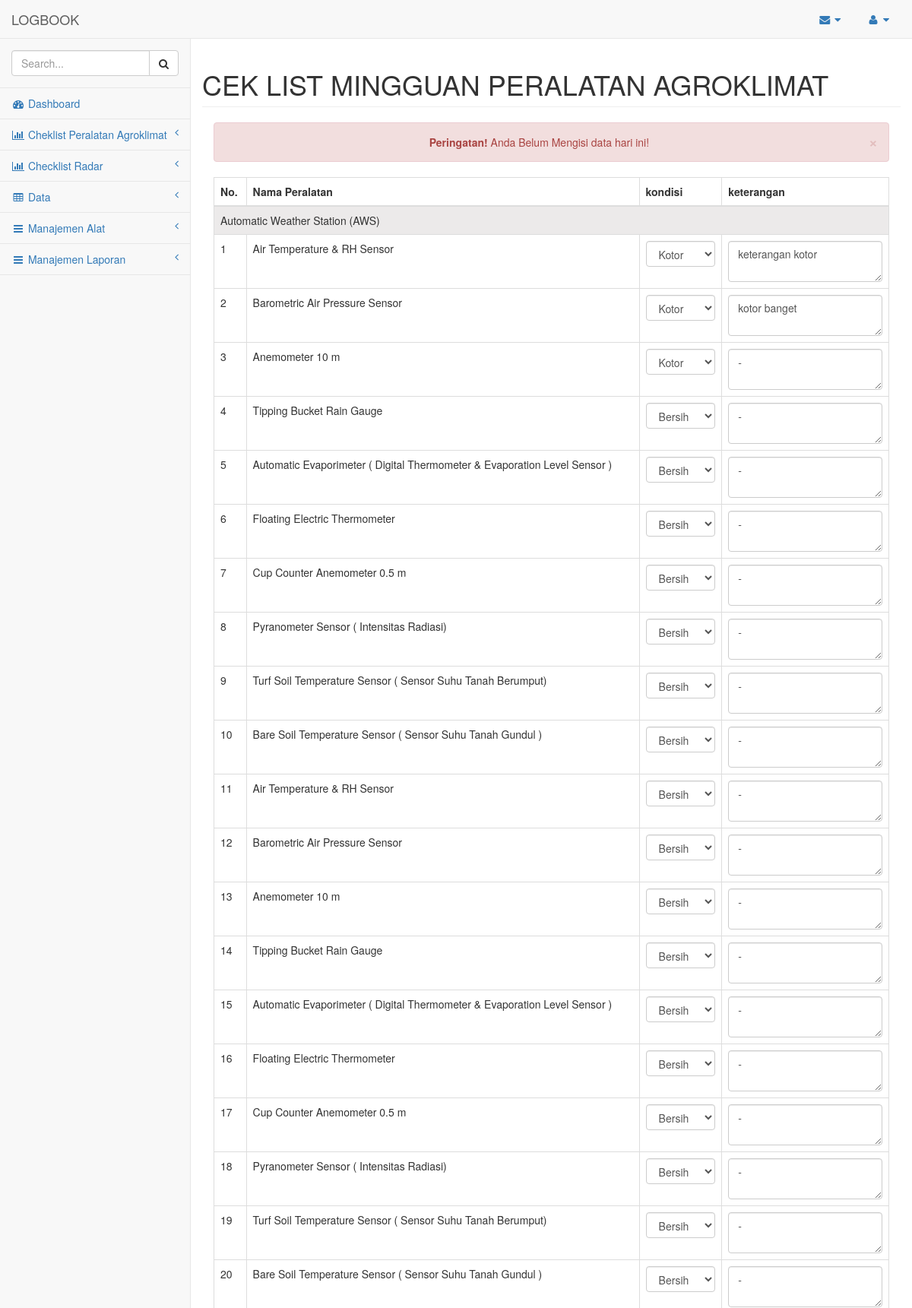
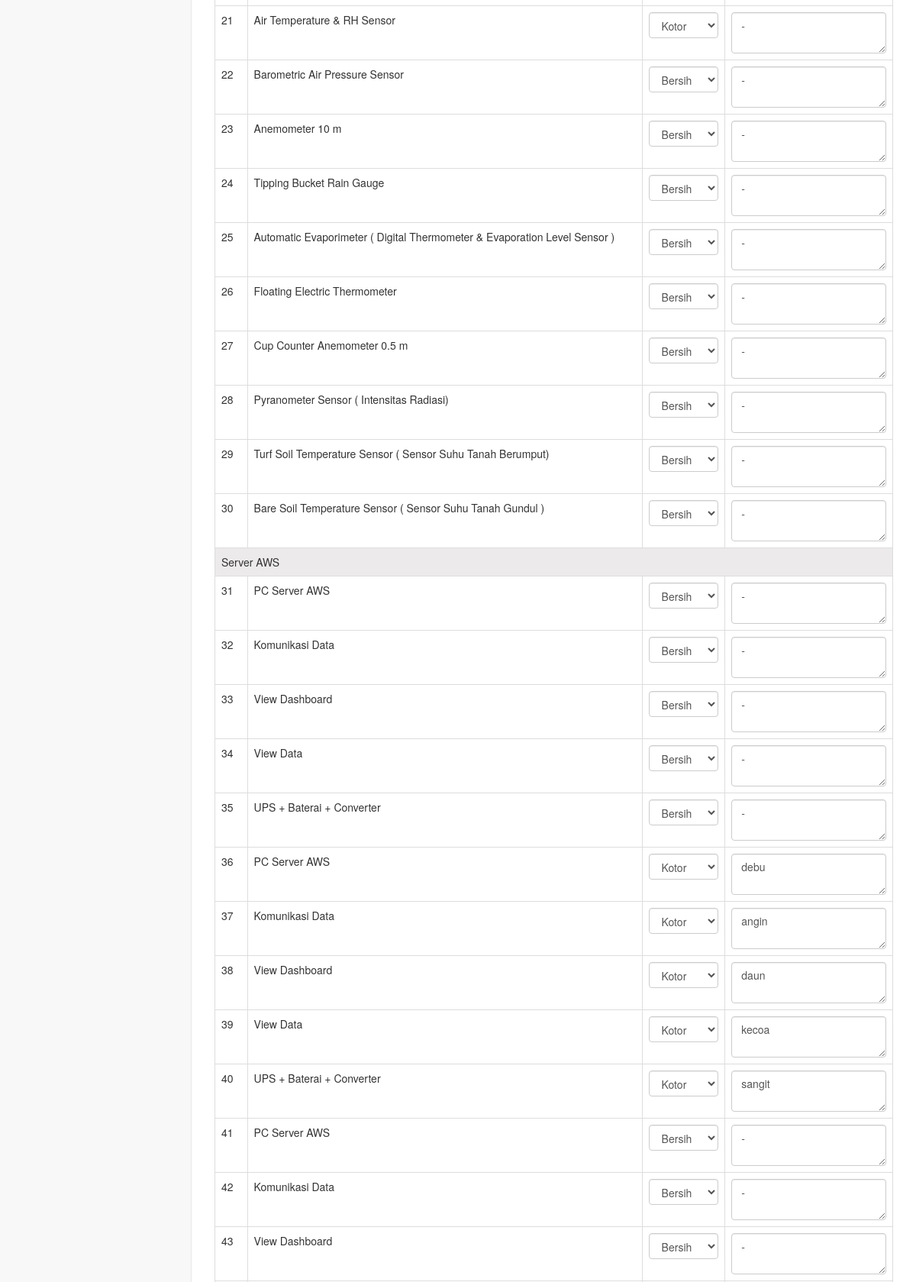
The app's page /index.php/admin/cek/mingguan (upper part) with its own data (2 pictures, top to bottom).
### tables this page shows
CREATE TABLE `kategori` (
  `id_kategori` int(100) NOT NULL,
  `nama_kategori` varchar(100) NOT NULL
);

CREATE TABLE `kondisi` (
  `id_kondisi` int(100) NOT NULL,
  `id_alat` int(100) NOT NULL,
  `tanggal` date NOT NULL,
  `kondisi` varchar(255) NOT NULL,
  `keterangan` varchar(255) NOT NULL
);

CREATE TABLE `alat` (
  `id_alat` int(100) NOT NULL,
  `id_kategori` int(100) NOT NULL,
  `nama_alat` varchar(255) NOT NULL,
  `keterangan` varchar(255) NOT NULL
);

### application/controllers/Admin.php (called while the page is built, shortened)
<?php
class Admin extends CI_Controller {
	public function __construct(){
        $this->load->model('m_logbook');
        $this->load->helper('url');
        $this->load->library('session');
    }
	public function cek($data){
		$data1['halo'] = $this->m_logbook->cekToday();
		$data1['haloradar'] = $this->m_logbook->cekTodayRadar();
		$kategori = "kategori";
		$kategoriradar = "kategoriradar";
		$alat = "alat";
		$radar = "radar";
		$data1['pembacaan'] = $this->m_logbook->getWhere('pembacaan', array('tanggal' => date('Y-m-d')));
		$data1['radar'] = $this->m_logbook->get($radar);
		$data1['pembacaanjoin'] = $this->m_logbook->pembacaanJoin();
		$data1['kategori'] = $this->m_logbook->get($kategori);
		$data1['operasi'] = $this->m_logbook->getWhere('operasi', array('tanggal' => date('Y-m-d')));
		$data1['operasijoin'] = $this->m_logbook->operasiJoin();
		$data1['operasijoin3'] = $this->m_logbook->operasijoin3();
		$data1['joinradar'] = $this->m_logbook->joinradar();
		$data1['alat'] = $this->m_logbook->get($alat);
		$data1['kategoriradar'] = $this->m_logbook->get($kategoriradar);
		$data1['kategoriradar'] = $this->m_logbook->getKategoriRadar();
		$data1['radar'] = $this->m_logbook->get('radar');
		$data1['kategorialat'] = $this->m_logbook->getKategoriAlat();
		$this->load->view('admin/header');
		$this->load->view('admin/cek/'.$data, $data1);
		$this->load->view('admin/footer');
	}
}

### index.php (called while the page is built, shortened)
<?php
require_once BASEPATH.'core/CodeIgniter.php';

### application/models/M_logbook.php (called while the page is built, shortened)
<?php if ( ! defined('BASEPATH')) exit('No direct script access allowed');
	class M_logbook extends CI_Model{
		function get($table){
			$query = $this->db->get($table);
			return $query->result();
		}
		function operasiJoin3(){
			$query = $this->db->query("SELECT k.id_kondisi, k.kondisi, k.id_alat, a.id_kategori, k.tanggal, k.keterangan, a.nama_alat FROM kondisi k INNER JOIN alat a ON k.id_alat = a.id_alat");
			return $query->result();
		}
}
?>

### application/views/admin/cek/mingguan.php (the view, shortened to what this page needs)
<div id="page-wrapper">
  <div class="row">
    <div class="col-lg">
      <h1 class="page-header">CEK LIST MINGGUAN PERALATAN AGROKLIMAT</h1>
    </div>
  </div>
  <div class="row" align="center">
    <div class="col-lg-12">
      <?php
      echo $this->session->flashdata('message_harian');
      ?>
      <table class="table table-bordered">
        <thead>
          <tr>
            <th>No.</th>
            <th>Nama Peralatan</th>
            <th>kondisi</th>
            <th>keterangan</th>
          </tr>
        </thead>
        <?php if ($halo == 0) {
          ?>
          <form action="../cekmingguan" method="post">
            <tbody>
              <?php  $no=1; foreach ($kategori as $row1) {
                ?>
                <tr>
                 <td colspan="4" style="background-color:#eceaea;"><?php echo $row1->nama_kategori; ?></td>
               </tr>
               <?php foreach ($alat as $row2) {
                if ($row2->id_kategori == $row1->id_kategori) {
                  ?>
                  <tr>
                    <td><?php echo $no;$no++; ?></td>
                    <td><?php echo $row2->nama_alat; ?></td>
                    <td>
                      <div class="form-group">
                        <select class="form-control" id="sel1" name="kondisi<?php echo $row2->id_alat; ?>" required>
                          <option value="bersih">Bersih</option>
                          <option value="kotor">Kotor</option>
                        </select>
                      </td>
                      <td>
                        <textarea class="form-control" name="keterangan<?php echo $row2->id_alat; ?>" placeholder="Keterangan"></textarea>
                      </div>
                    </td>
                  </tr>
                <?php }}} ?>
              </tbody>
            </table>
            <button type="submit" class="btn btn-default" style="float: right;">Submit</button>
          </form>
        <?php } else{ ?>
          <form action="../updatemingguan" method="post">
            <tbody>
              <?php  $no=1; foreach ($kategori as $row1) {
                ?>
                <tr>
                 <td colspan="4" style="background-color:#eceaea;"><?php echo $row1->nama_kategori; ?></td>
               </tr>
               <?php foreach ($operasijoin3 as $row2) {
                if ($row2->id_kategori == $row1->id_kategori) {
                  ?>
                  <tr>
                    <td><?php echo $no;$no++; ?></td>
                    <td><?php echo $row2->nama_alat; ?></td>
                    <td>
                      <div class="form-group">
                        <select class="form-control" id="sel1" name="kondisi<?php echo $row2->id_alat; ?>" required>
                          <?php if ($row2->kondisi == 'bersih'): ?>
                            <option value="bersih">Bersih</option>
                          <?php endif ?>
                          <?php if ($row2->kondisi == 'kotor'): ?>
                            <option value="kotor">Kotor</option>
                          <?php endif ?>
                        </select>
                      </td>
                      <td>
                        <textarea class="form-control" name="keterangan<?php echo $row2->id_alat; ?>" placeholder="Keterangan" ><?php echo $row2->keterangan; ?></textarea>
                      </div>
                    </td>
                  </tr>
                <?php }}} ?>
        <?php }; ?>

### records on screen
kategori: nama_kategori "Automatic Weather Station (AWS)"
kondisi: id_alat.nama_alat "Air Temperature & RH Sensor", kondisi+id_alat "Kotor", id_alat+keterangan "keterangan kotor"
kondisi: id_alat.nama_alat "Barometric Air Pressure Sensor", kondisi+id_alat "Kotor", id_alat+keterangan "kotor banget"
kondisi: id_alat.nama_alat "Anemometer 10 m", kondisi+id_alat "Kotor", id_alat+keterangan "-"
kondisi: id_alat.nama_alat "Tipping Bucket Rain Gauge", kondisi+id_alat "Bersih", id_alat+keterangan "-"
kondisi: id_alat.nama_alat "Automatic Evaporimeter ( Digital Thermometer & Evaporation Level Sensor )", kondisi+id_alat "Bersih", id_alat+keterangan "-"
kondisi: id_alat.nama_alat "Floating Electric Thermometer", kondisi+id_alat "Bersih", id_alat+keterangan "-"
kondisi: id_alat.nama_alat "Cup Counter Anemometer 0.5 m", kondisi+id_alat "Bersih", id_alat+keterangan "-"
kondisi: id_alat.nama_alat "Pyranometer Sensor ( Intensitas Radiasi)", kondisi+id_alat "Bersih", id_alat+keterangan "-"
kondisi: id_alat.nama_alat "Turf Soil Temperature Sensor ( Sensor Suhu Tanah Berumput)", kondisi+id_alat "Bersih", id_alat+keterangan "-"
kondisi: id_alat.nama_alat "Bare Soil Temperature Sensor ( Sensor Suhu Tanah Gundul )", kondisi+id_alat "Bersih", id_alat+keterangan "-"
kondisi: id_alat.nama_alat "Air Temperature & RH Sensor", kondisi+id_alat "Bersih", id_alat+keterangan "-"
kondisi: id_alat.nama_alat "Barometric Air Pressure Sensor", kondisi+id_alat "Bersih", id_alat+keterangan "-"
kondisi: id_alat.nama_alat "Anemometer 10 m", kondisi+id_alat "Bersih", id_alat+keterangan "-"
kondisi: id_alat.nama_alat "Tipping Bucket Rain Gauge", kondisi+id_alat "Bersih", id_alat+keterangan "-"
kondisi: id_alat.nama_alat "Automatic Evaporimeter ( Digital Thermometer & Evaporation Level Sensor )", kondisi+id_alat "Bersih", id_alat+keterangan "-"
kondisi: id_alat.nama_alat "Floating Electric Thermometer", kondisi+id_alat "Bersih", id_alat+keterangan "-"
kondisi: id_alat.nama_alat "Cup Counter Anemometer 0.5 m", kondisi+id_alat "Bersih", id_alat+keterangan "-"
kondisi: id_alat.nama_alat "Pyranometer Sensor ( Intensitas Radiasi)", kondisi+id_alat "Bersih", id_alat+keterangan "-"
kondisi: id_alat.nama_alat "Turf Soil Temperature Sensor ( Sensor Suhu Tanah Berumput)", kondisi+id_alat "Bersih", id_alat+keterangan "-"
kondisi: id_alat.nama_alat "Bare Soil Temperature Sensor ( Sensor Suhu Tanah Gundul )", kondisi+id_alat "Bersih", id_alat+keterangan "-"
kondisi: id_alat.nama_alat "Air Temperature & RH Sensor", kondisi+id_alat "Kotor", id_alat+keterangan "-"
kondisi: id_alat.nama_alat "Barometric Air Pressure Sensor", kondisi+id_alat "Bersih", id_alat+keterangan "-"
kondisi: id_alat.nama_alat "Anemometer 10 m", kondisi+id_alat "Bersih", id_alat+keterangan "-"
kondisi: id_alat.nama_alat "Tipping Bucket Rain Gauge", kondisi+id_alat "Bersih", id_alat+keterangan "-"
kondisi: id_alat.nama_alat "Automatic Evaporimeter ( Digital Thermometer & Evaporation Level Sensor )", kondisi+id_alat "Bersih", id_alat+keterangan "-"
kondisi: id_alat.nama_alat "Floating Electric Thermometer", kondisi+id_alat "Bersih", id_alat+keterangan "-"
kondisi: id_alat.nama_alat "Cup Counter Anemometer 0.5 m", kondisi+id_alat "Bersih", id_alat+keterangan "-"
kondisi: id_alat.nama_alat "Pyranometer Sensor ( Intensitas Radiasi)", kondisi+id_alat "Bersih", id_alat+keterangan "-"
kondisi: id_alat.nama_alat "Turf Soil Temperature Sensor ( Sensor Suhu Tanah Berumput)", kondisi+id_alat "Bersih", id_alat+keterangan "-"
kondisi: id_alat.nama_alat "Bare Soil Temperature Sensor ( Sensor Suhu Tanah Gundul )", kondisi+id_alat "Bersih", id_alat+keterangan "-"
kategori: nama_kategori "Server AWS"
kondisi: id_alat.nama_alat "PC Server AWS", kondisi+id_alat "Bersih", id_alat+keterangan "-"
kondisi: id_alat.nama_alat "Komunikasi Data", kondisi+id_alat "Bersih", id_alat+keterangan "-"
kondisi: id_alat.nama_alat "View Dashboard", kondisi+id_alat "Bersih", id_alat+keterangan "-"
kondisi: id_alat.nama_alat "View Data", kondisi+id_alat "Bersih", id_alat+keterangan "-"
kondisi: id_alat.nama_alat "UPS + Baterai + Converter", kondisi+id_alat "Bersih", id_alat+keterangan "-"
kondisi: id_alat.nama_alat "PC Server AWS", kondisi+id_alat "Kotor", id_alat+keterangan "debu"
kondisi: id_alat.nama_alat "Komunikasi Data", kondisi+id_alat "Kotor", id_alat+keterangan "angin"
kondisi: id_alat.nama_alat "View Dashboard", kondisi+id_alat "Kotor", id_alat+keterangan "daun"
kondisi: id_alat.nama_alat "View Data", kondisi+id_alat "Kotor", id_alat+keterangan "kecoa"
kondisi: id_alat.nama_alat "UPS + Baterai + Converter", kondisi+id_alat "Kotor", id_alat+keterangan "sangit"
kondisi: id_alat.nama_alat "PC Server AWS", kondisi+id_alat "Bersih", id_alat+keterangan "-"
kondisi: id_alat.nama_alat "Komunikasi Data", kondisi+id_alat "Bersih", id_alat+keterangan "-"
kondisi: id_alat.nama_alat "View Dashboard", kondisi+id_alat "Bersih", id_alat+keterangan "-"

### other values on screen
$this->session->flashdata('message_harian') "× Peringatan! Anda Belum Mengisi data hari ini!"
